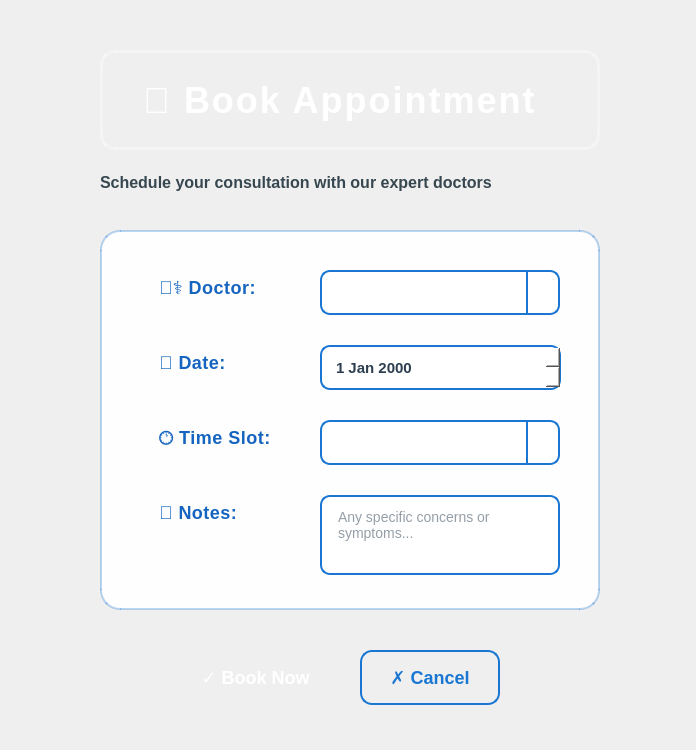
<?xml version="1.0" encoding="UTF-8"?>
<ui version="4.0">
 <class>BookAppointment</class>
 <widget class="QDialog" name="BookAppointment">
  <property name="enabled">
   <bool>true</bool>
  </property>
  <property name="geometry">
   <rect>
    <x>0</x>
    <y>0</y>
    <width>696</width>
    <height>750</height>
   </rect>
  </property>
  <property name="windowTitle">
   <string>MedPlus - Book Appointment</string>
  </property>
  <property name="styleSheet">
   <string notr="true">QDialog {
    background: qlineargradient(x1:0, y1:0, x2:1, y2:1,
        stop:0 #f5f7fa, stop:1 #c3cfe2);
}</string>
  </property>
  <widget class="QFrame" name="frameCircle1">
   <property name="geometry">
    <rect>
     <x>-80</x>
     <y>-80</y>
     <width>300</width>
     <height>300</height>
    </rect>
   </property>
   <property name="styleSheet">
    <string notr="true">QFrame {
    background: qradialgradient(cx:0.5, cy:0.5, radius:1,
        fx:0.5, fy:0.5, stop:0 rgba(33, 147, 176, 0.2), stop:1 transparent);
    border-radius: 150px;
    border: none;
}</string>
   </property>
  </widget>
  <widget class="QFrame" name="frameCircle2">
   <property name="geometry">
    <rect>
     <x>480</x>
     <y>500</y>
     <width>350</width>
     <height>350</height>
    </rect>
   </property>
   <property name="styleSheet">
    <string notr="true">QFrame {
    background: qradialgradient(cx:0.5, cy:0.5, radius:1,
        fx:0.5, fy:0.5, stop:0 rgba(109, 213, 237, 0.2), stop:1 transparent);
    border-radius: 175px;
    border: none;
}</string>
   </property>
  </widget>
  <widget class="QLabel" name="label">
   <property name="geometry">
    <rect>
     <x>100</x>
     <y>50</y>
     <width>500</width>
     <height>100</height>
    </rect>
   </property>
   <property name="styleSheet">
    <string notr="true">QLabel {
    font-size: 36px;
    font-weight: bold;
    color: #ffffff;
    background: qlineargradient(x1:0, y1:0, x2:1, y2:0,
        stop:0 #1976d2, stop:0.5 #42a5f5, stop:1 #64b5f6);
    padding: 20px 30px;
    border-radius: 15px;
    border: 3px solid rgba(255, 255, 255, 0.3);
    letter-spacing: 2px;
    qproperty-alignment: AlignCenter;
}</string>
   </property>
   <property name="text">
    <string>📅 Book Appointment</string>
   </property>
  </widget>
  <widget class="QLabel" name="lblSubtitle">
   <property name="geometry">
    <rect>
     <x>100</x>
     <y>165</y>
     <width>500</width>
     <height>35</height>
    </rect>
   </property>
   <property name="styleSheet">
    <string notr="true">QLabel {
    font-size: 16px;
    color: #37474f;
    background: transparent;
    qproperty-alignment: AlignCenter;
    font-weight: 500;
}</string>
   </property>
   <property name="text">
    <string>Schedule your consultation with our expert doctors</string>
   </property>
  </widget>
  <widget class="QFrame" name="frameForm">
   <property name="geometry">
    <rect>
     <x>100</x>
     <y>230</y>
     <width>500</width>
     <height>380</height>
    </rect>
   </property>
   <property name="styleSheet">
    <string notr="true">QFrame {
    background-color: rgba(255, 255, 255, 0.95);
    border-radius: 20px;
    border: 2px solid rgba(25, 118, 210, 0.3);
}</string>
   </property>
  </widget>
  <widget class="QLabel" name="label_2">
   <property name="geometry">
    <rect>
     <x>150</x>
     <y>270</y>
     <width>150</width>
     <height>35</height>
    </rect>
   </property>
   <property name="styleSheet">
    <string notr="true">QLabel {
    font-size: 18px;
    font-weight: 600;
    color: #1565c0;
    background: transparent;
    padding: 4px;
    letter-spacing: 0.5px;
}</string>
   </property>
   <property name="text">
    <string>👨‍⚕️ Doctor:</string>
   </property>
  </widget>
  <widget class="QComboBox" name="comboDoctor">
   <property name="geometry">
    <rect>
     <x>320</x>
     <y>270</y>
     <width>240</width>
     <height>45</height>
    </rect>
   </property>
   <property name="styleSheet">
    <string notr="true">QComboBox {
    background-color: white;
    border: 2px solid #1976d2;
    border-radius: 10px;
    padding: 8px 12px;
    font-size: 15px;
    font-weight: 500;
    color: #2c3e50;
}

QComboBox:hover {
    border: 2px solid #1565c0;
    background-color: #f5f9ff;
}

QComboBox::drop-down {
    border-left: 2px solid #1976d2;
    background: qlineargradient(x1:0, y1:0, x2:0, y2:1,
        stop:0 #42a5f5, stop:1 #1976d2);
    width: 30px;
    border-top-right-radius: 8px;
    border-bottom-right-radius: 8px;
}

QComboBox::down-arrow {
    width: 0;
    height: 0;
    border-left: 6px solid transparent;
    border-right: 6px solid transparent;
    border-top: 8px solid white;
    margin-right: 8px;
}

QComboBox QAbstractItemView {
    background-color: white;
    border: 2px solid #1976d2;
    border-radius: 8px;
    selection-background-color: #42a5f5;
    selection-color: white;
    padding: 5px;
}</string>
   </property>
  </widget>
  <widget class="QLabel" name="label_3">
   <property name="geometry">
    <rect>
     <x>150</x>
     <y>345</y>
     <width>150</width>
     <height>35</height>
    </rect>
   </property>
   <property name="styleSheet">
    <string notr="true">QLabel {
    font-size: 18px;
    font-weight: 600;
    color: #1565c0;
    background: transparent;
    padding: 4px;
    letter-spacing: 0.5px;
}</string>
   </property>
   <property name="text">
    <string>📆 Date:</string>
   </property>
  </widget>
  <widget class="QDateEdit" name="dateAppointment">
   <property name="geometry">
    <rect>
     <x>320</x>
     <y>345</y>
     <width>241</width>
     <height>45</height>
    </rect>
   </property>
   <property name="styleSheet">
    <string notr="true">QDateEdit {
    font-size: 15px;
    font-weight: 500;
    padding: 8px 12px;
    border: 2px solid #1976d2;
    border-radius: 10px;
    background-color: white;
    color: #2c3e50;
}

QDateEdit:hover {
    border: 2px solid #1565c0;
    background-color: #f5f9ff;
}

QDateEdit::drop-down {
    subcontrol-origin: padding;
    subcontrol-position: top right;
    width: 30px;
    border-left: 2px solid #1976d2;
    background: qlineargradient(x1:0, y1:0, x2:0, y2:1,
        stop:0 #42a5f5, stop:1 #1976d2);
    border-top-right-radius: 8px;
    border-bottom-right-radius: 8px;
}

QDateEdit::down-arrow {
    width: 0;
    height: 0;
    border-left: 6px solid transparent;
    border-right: 6px solid transparent;
    border-top: 8px solid white;
    margin-right: 8px;
}

QCalendarWidget {
    background-color: white;
    border: 2px solid #1976d2;
    border-radius: 10px;
}

QCalendarWidget QToolButton {
    color: white;
    background-color: #1976d2;
    border-radius: 5px;
}

QCalendarWidget QAbstractItemView:enabled {
    color: #2c3e50;
    background-color: white;
    selection-background-color: #42a5f5;
    selection-color: white;
}</string>
   </property>
  </widget>
  <widget class="QLabel" name="label_4">
   <property name="geometry">
    <rect>
     <x>150</x>
     <y>420</y>
     <width>150</width>
     <height>35</height>
    </rect>
   </property>
   <property name="styleSheet">
    <string notr="true">QLabel {
    font-size: 18px;
    font-weight: 600;
    color: #1565c0;
    background: transparent;
    padding: 4px;
    letter-spacing: 0.5px;
}</string>
   </property>
   <property name="text">
    <string>🕐 Time Slot:</string>
   </property>
  </widget>
  <widget class="QComboBox" name="comboSlot">
   <property name="geometry">
    <rect>
     <x>320</x>
     <y>420</y>
     <width>240</width>
     <height>45</height>
    </rect>
   </property>
   <property name="styleSheet">
    <string notr="true">QComboBox {
    background-color: white;
    border: 2px solid #1976d2;
    border-radius: 10px;
    padding: 8px 12px;
    font-size: 15px;
    font-weight: 500;
    color: #2c3e50;
}

QComboBox:hover {
    border: 2px solid #1565c0;
    background-color: #f5f9ff;
}

QComboBox::drop-down {
    border-left: 2px solid #1976d2;
    background: qlineargradient(x1:0, y1:0, x2:0, y2:1,
        stop:0 #42a5f5, stop:1 #1976d2);
    width: 30px;
    border-top-right-radius: 8px;
    border-bottom-right-radius: 8px;
}

QComboBox::down-arrow {
    width: 0;
    height: 0;
    border-left: 6px solid transparent;
    border-right: 6px solid transparent;
    border-top: 8px solid white;
    margin-right: 8px;
}

QComboBox QAbstractItemView {
    background-color: white;
    border: 2px solid #1976d2;
    border-radius: 8px;
    selection-background-color: #42a5f5;
    selection-color: white;
    padding: 5px;
}</string>
   </property>
  </widget>
  <widget class="QLabel" name="lblPatientInfo">
   <property name="geometry">
    <rect>
     <x>150</x>
     <y>495</y>
     <width>150</width>
     <height>35</height>
    </rect>
   </property>
   <property name="styleSheet">
    <string notr="true">QLabel {
    font-size: 18px;
    font-weight: 600;
    color: #1565c0;
    background: transparent;
    padding: 4px;
    letter-spacing: 0.5px;
}</string>
   </property>
   <property name="text">
    <string>📝 Notes:</string>
   </property>
  </widget>
  <widget class="QTextEdit" name="textEditNotes">
   <property name="geometry">
    <rect>
     <x>320</x>
     <y>495</y>
     <width>240</width>
     <height>80</height>
    </rect>
   </property>
   <property name="styleSheet">
    <string notr="true">QTextEdit {
    background-color: white;
    border: 2px solid #1976d2;
    border-radius: 10px;
    padding: 8px 12px;
    font-size: 14px;
    color: #2c3e50;
}

QTextEdit:hover {
    border: 2px solid #1565c0;
    background-color: #f5f9ff;
}

QTextEdit:focus {
    border: 2px solid #0d47a1;
}</string>
   </property>
   <property name="placeholderText">
    <string>Any specific concerns or symptoms...</string>
   </property>
  </widget>
  <widget class="QPushButton" name="btnBook">
   <property name="geometry">
    <rect>
     <x>170</x>
     <y>650</y>
     <width>171</width>
     <height>55</height>
    </rect>
   </property>
   <property name="styleSheet">
    <string notr="true">QPushButton {
    font-size: 18px;
    font-weight: bold;
    color: white;
    background: qlineargradient(x1:0, y1:0, x2:1, y2:0,
        stop:0 #1976d2, stop:1 #42a5f5);
    border: none;
    border-radius: 12px;
    padding: 12px 24px;
}

QPushButton:hover {
    background: qlineargradient(x1:0, y1:0, x2:1, y2:0,
        stop:0 #1565c0, stop:1 #1976d2);
}

QPushButton:pressed {
    background: qlineargradient(x1:0, y1:0, x2:1, y2:0,
        stop:0 #0d47a1, stop:1 #1565c0);
}</string>
   </property>
   <property name="text">
    <string>✓ Book Now</string>
   </property>
  </widget>
  <widget class="QPushButton" name="btnCancel">
   <property name="geometry">
    <rect>
     <x>360</x>
     <y>650</y>
     <width>140</width>
     <height>55</height>
    </rect>
   </property>
   <property name="styleSheet">
    <string notr="true">QPushButton {
    font-size: 18px;
    font-weight: bold;
    color: #1976d2;
    background: transparent;
    border: 2px solid #1976d2;
    border-radius: 12px;
    padding: 12px 24px;
}

QPushButton:hover {
    background-color: #e3f2fd;
    border-color: #0d47a1;
}

QPushButton:pressed {
    background-color: #bbdefb;
}</string>
   </property>
   <property name="text">
    <string>✗ Cancel</string>
   </property>
  </widget>
 </widget>
 <resources/>
 <connections/>
</ui>
